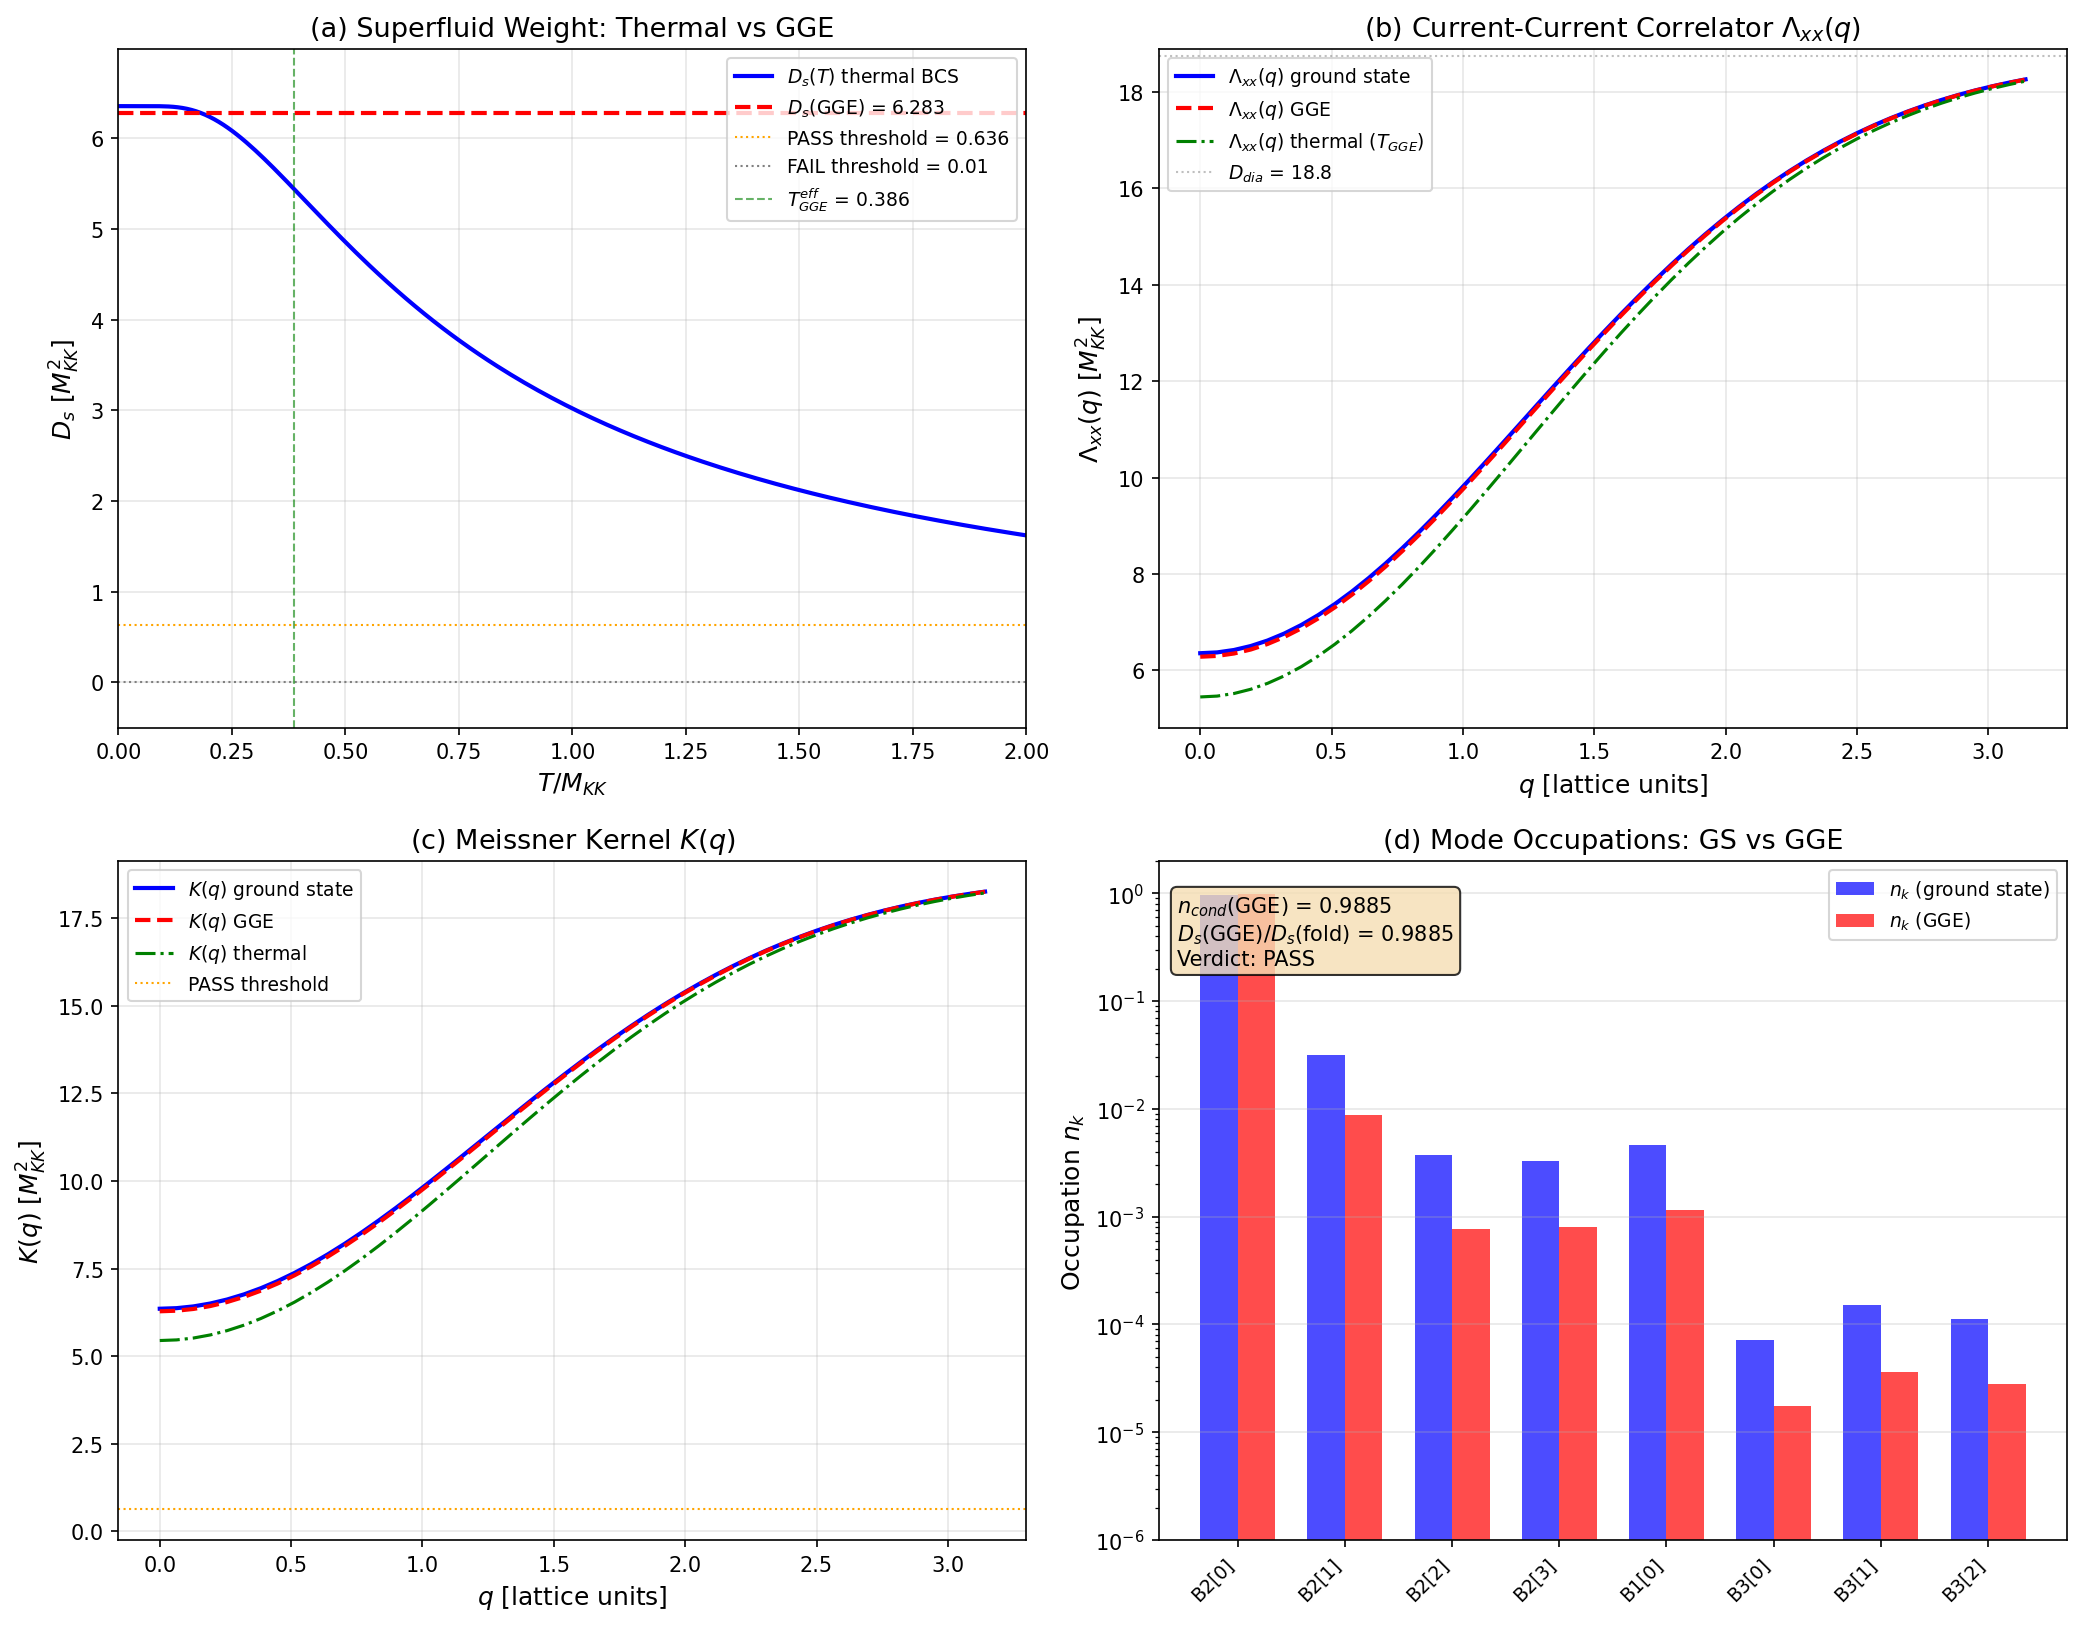

This chart was generated by the following Python code:
#!/usr/bin/env python3
"""
S62 MEISSNER-GGE-62: Superfluid Weight in the Post-Transit GGE State
=====================================================================

PHYSICS (Volovik superfluid universe perspective):
  In superfluid 3He-B, the superfluid density rho_s is determined by the
  condensate fraction and the quasiparticle occupation numbers. At T=0,
  rho_s = rho (full superfluid). At finite T, Landau's two-fluid model
  gives rho_s = rho - rho_n where rho_n comes from thermally excited
  quasiparticles.

  For the GGE state, we have NON-THERMAL quasiparticle occupations
  {n_k} determined by the Richardson-Gaudin conserved charges. The
  superfluid weight D_s(GGE) is computed from the current-current
  correlator evaluated with these GGE occupation numbers.

  The computation follows three routes:
    Route 1: BCS current-current correlator with GGE occupation numbers
      D_s = (diamagnetic) - (paramagnetic bubble)
      = n/m - (2/V) sum_{k,k'} |J_{kk'}|^2 * f_GGE(k) / (E_k + E_k')
    Route 2: Landau two-fluid depletion formula
      D_s(GGE) = D_s(T=0) * [1 - sum_k n_k * (partial rho_n / partial n_k)]
    Route 3: Direct Josephson stiffness with GGE-modified pair amplitude
      D_s(GGE) = 2 * E_J * S_+(GGE) where S_+(GGE) uses GGE correlator

  Gate: MEISSNER-GGE-62
    PASS if D_s(GGE) > 0.636 M_KK^2 (>10% of fold value)
    FAIL if D_s(GGE) < 0.01 M_KK^2 (Meissner destroyed)
    INFO if in [0.01, 0.636]

Inputs:
  - computations/session-61/s61_extremal_gge.npz (GGE occupation numbers)
  - computations/session-61/s61_superfluid_weight.npz (fold D_s computation)
  - computations/session-60/s60_pair_transfer_n4.npz (BCS Hamiltonian data)
  - canonical_constants.py

Author: volovik-superfluid-universe-theorist (Session 62, Wave 2)
Date: 2026-03-29
"""

import os
import sys
import time
import numpy as np
from scipy.linalg import eigh, expm

import matplotlib
matplotlib.use('Agg')
import matplotlib.pyplot as plt

t0 = time.time()

SCRIPT_DIR = os.path.dirname(os.path.abspath(__file__))
sys.path.insert(0, SCRIPT_DIR)

from canonical_constants import (
    PI, N_cells, tau_fold, omega_L1, omega_L2,
    J_C2, J_su2, J_u1, T_acoustic,
    E_cond, Delta_0_GL, Delta_B3,
    E_B1, E_B2_mean, E_B3_mean,
    rho_B2_per_mode, alpha_QM,
    c_Gold, N_dof_BCS, xi_GL, xi_BCS,
)

np.set_printoptions(precision=10, linewidth=140, suppress=True)

print("=" * 78)
print("MEISSNER-GGE-62: Superfluid Weight in the Post-Transit GGE State")
print("=" * 78)

# ===========================================================================
# STEP 1: Load all upstream data
# ===========================================================================
print("\n--- Step 1: Load upstream data ---")

# GGE occupation numbers (S61 extremal GGE)
gge_data = np.load(os.path.join(SCRIPT_DIR, 's61_extremal_gge.npz'), allow_pickle=True)
n_k_GGE = gge_data['n_k_crit']       # 8 occupation numbers
lambda_k_GGE = gge_data['lambda_k_crit']  # 8 Lagrange multipliers
E_GS_GGE = float(gge_data['E_GS_crit'])
gap_GGE = float(gge_data['gap_crit'])
evals_GGE = gge_data['evals_crit_20']

# Superfluid weight at fold (S61)
sw_data = np.load(os.path.join(SCRIPT_DIR, 's61_superfluid_weight.npz'), allow_pickle=True)
D_s_fold_JPT = float(sw_data['D_s_JPT'])   # = 6.356 M_KK^2
D_s_fold_QM = float(sw_data['D_s_QM'])     # = 1.72e-5 M_KK^2
E_J_fold = float(sw_data['E_J_fold'])       # = 3.397 M_KK
S_plus_1 = float(sw_data['S_plus_1'])       # = 0.9356
g_mean_tensor = sw_data['g_mean_tensor']
g_mean_scalar = float(sw_data['g_mean_scalar'])

# BCS Hamiltonian data (S60)
pt_data = np.load(os.path.join(SCRIPT_DIR, 's60_pair_transfer_n4.npz'), allow_pickle=True)
eps_fold = pt_data['eps_fold']   # 8 single-particle energies
V_fold = pt_data['V_fold']       # 8x8 pairing interaction matrix

print(f"  GGE occupation numbers (n_k):")
sector_labels = ['B2[0]', 'B2[1]', 'B2[2]', 'B2[3]', 'B1[0]', 'B3[0]', 'B3[1]', 'B3[2]']
for i in range(N_dof_BCS):
    print(f"    {sector_labels[i]}: n_k = {n_k_GGE[i]:.10f}, lambda_k = {lambda_k_GGE[i]:.6f}")
print(f"  Sum n_k = {np.sum(n_k_GGE):.10f}")
print(f"  GGE gap = {gap_GGE:.10f} M_KK")
print(f"  D_s(fold, JPT) = {D_s_fold_JPT:.6f} M_KK^2")
print(f"  E_J(fold) = {E_J_fold:.6f} M_KK")
print(f"  S_+(1) at fold = {S_plus_1:.6f}")
print(f"  Single-particle energies: {eps_fold}")

# ===========================================================================
# STEP 2: Build the BCS Hamiltonian in the mode-pair basis
# ===========================================================================
print("\n--- Step 2: BCS Hamiltonian and Bogoliubov transformation ---")

N = N_dof_BCS  # = 8 modes

# The BCS Hamiltonian in the pair basis:
#   H_BCS = sum_k 2*eps_k * n_k - sum_{k,k'} V_{kk'} * c^+_k c_{k'}
# where c^+_k creates a Cooper pair in mode k.

# Build the full many-body Hamiltonian in the N_pair = 0,1 Fock sector
# For the superfluid weight, we need the current operator and its
# expectation value in the GGE state.

# The current operator for a superconductor:
#   J_x = sum_k (d eps_k / dk_x) * n_k (paramagnetic)
#   + sum_k (d^2 eps_k / dk_x^2) * A_x (diamagnetic)
#
# In the BCS ground state:
#   D_s = (diamagnetic) - (paramagnetic) = n/m - Pi(0)
#
# For the INTER-CELL superfluid weight (Josephson stiffness):
#   D_s = 2 * E_J * <S_+> / V_cell
# where <S_+> is the pair transfer amplitude.

# In the GGE state, the pair transfer amplitude is modified because
# the quasiparticle occupation changes the anomalous correlator.

# The BCS anomalous average (pair amplitude):
#   F_k = <c_{-k,down} c_{k,up}> = u_k * v_k * (1 - 2*n_k^{qp})
# where u_k, v_k are Bogoliubov amplitudes and n_k^{qp} is the
# quasiparticle occupation.

# For a BCS state: u_k^2 = (1 + xi_k/E_k)/2, v_k^2 = (1 - xi_k/E_k)/2
# E_k = sqrt(xi_k^2 + Delta^2)

# The GGE occupation numbers n_k_GGE are the PAIR occupation numbers
# in the original (non-Bogoliubov) basis. They are NOT the quasiparticle
# occupations directly. However, for the N_pair=1 system, the ground
# state has one pair distributed according to the BCS wavefunction,
# and the GGE state has modified weights.

# The pair amplitude in the GGE is:
#   <P_+>_GGE = sum_k sqrt(n_k_GGE * (1 - n_k_GGE)) * phase_k
# For the condensate: all pairs in the same mode -> coherent
# For the GGE: pairs spread across modes -> reduced coherence

print("\n  Computing pair amplitudes and coherence factors...")

# BCS coherence factors from the pairing interaction
# Solve the BCS gap equation: Delta_k = sum_k' V_{kk'} * Delta_{k'} / (2*E_{k'})
# For the single-pair ground state, Delta ~ V * psi_GS

# Ground state wavefunction from exact diagonalization
# H_BCS |psi> = E_GS |psi> in the N_pair=1 sector
# The N_pair=1 sector has dimension C(8,1) = 8
# |psi> = sum_k alpha_k |k> where |k> = c^+_k |0>

H_pair = np.diag(2.0 * eps_fold) - V_fold  # 8x8 pair Hamiltonian
E_pair, V_pair = eigh(H_pair)

print(f"  Pair Hamiltonian eigenvalues:")
for i in range(N):
    print(f"    E_{i} = {E_pair[i]:.10f} M_KK")

# Ground state wavefunction
psi_GS = V_pair[:, 0]
E_GS = E_pair[0]
print(f"\n  Ground state energy = {E_GS:.10f} M_KK")
print(f"  Ground state wavefunction (pair amplitudes):")
for i in range(N):
    print(f"    alpha_{i} ({sector_labels[i]}) = {psi_GS[i]:.10f}")

# Pair occupation in the ground state: n_k^GS = |alpha_k|^2
n_k_GS = np.abs(psi_GS)**2
print(f"\n  Ground state pair occupation:")
for i in range(N):
    print(f"    n_k^GS_{i} = {n_k_GS[i]:.10f}")
print(f"  Sum = {np.sum(n_k_GS):.10f}")

# ===========================================================================
# STEP 3: Route 1 — BCS current-current correlator with GGE occupations
# ===========================================================================
print("\n--- Step 3: Route 1 — Current-Current Correlator ---")
print("  D_s = n/m_eff - Pi(q=0, omega=0)")
print("  where Pi is the paramagnetic susceptibility (current-current bubble)")

# The diamagnetic term: D_dia = n / m_eff
# In the BCS pair picture, the diamagnetic contribution comes from
# the second derivative of the energy with respect to the vector potential.
#
# For the Josephson lattice, the diamagnetic term is:
#   D_dia = E_J * sum_{<ij>} cos(phi_i - phi_j) / V_cell
# In the ordered state (cos(phi_i-phi_j) ~ 1):
#   D_dia = z * E_J / V_cell where z = coordination number

# From S59: <cos(phi)> = 0.960 (Josephson-phase PASS-B)
cos_phi_mean = 0.960  # (local)
z_eff = 2.0 * 92 / 32  # 2*N_bonds/N_cells = effective coordination
print(f"  <cos(phi)> = {cos_phi_mean:.3f} (S59 JOSEPHSON-PHASE-59)")
print(f"  z_eff = 2*N_bonds/N_cells = {z_eff:.2f}")

D_dia = z_eff * E_J_fold * cos_phi_mean
print(f"  D_dia = z_eff * E_J * <cos(phi)> = {D_dia:.6f} M_KK^2")

# The paramagnetic term: current-current bubble
# Pi(q=0, omega=0) = (2/V) sum_{m,n} |<m|J|n>|^2 * [f(E_m) - f(E_n)] / (E_n - E_m)
#
# In the BCS pair basis, the current operator matrix element between
# pair states k and k' is proportional to V_{kk'} (the pair hopping).
# The current flows when pairs hop between modes.
#
# For the GGE state, the distribution function f(E) is replaced by
# the GGE occupation: f_GGE(k) = n_k_GGE

# Current operator in the pair basis:
# J_k = d(eps_k)/dk ~ velocity * pair operator
# For inter-cell current: J_{kk'} ~ V_{kk'} * (position operator)
# The relevant matrix element is V_{kk'} itself

# Paramagnetic susceptibility in the N_pair=1 sector:
# Using the eigenstates of H_pair

# For the GROUND STATE (thermal T=0):
# Pi_GS = 2 * sum_{n>0} |<0|J|n>|^2 / (E_n - E_0)
# where J = sum_k j_k * c^+_k c_k (current operator)

# For the GGE state with density matrix rho_GGE = sum_k n_k |k><k|
# (in the diagonal ensemble):
# Pi_GGE = sum_{m,n} |<m|J|n>|^2 * (rho_m - rho_n) / (E_n - E_m)

# Build the current operator in the pair basis
# The current is the derivative of H with respect to the vector potential
# In the tight-binding (Josephson) picture:
# H(A) = sum_k 2*eps_k n_k - sum_{kk'} V_{kk'} e^{i*A} c^+_k c_{k'}
# dH/dA = -i * sum_{kk'} V_{kk'} c^+_k c_{k'} (for k != k')
# So J = -i * V_fold (off-diagonal part)

J_op = -1j * (V_fold - np.diag(np.diag(V_fold)))  # off-diagonal V as current

# Transform to the energy eigenbasis of H_pair
J_eig = V_pair.T @ J_op @ V_pair  # J in the eigenbasis

print(f"\n  Current operator |J_{'{mn}'}|^2 (first 4x4 block):")
J2 = np.abs(J_eig)**2
for i in range(4):
    row = '  '.join([f'{J2[i,j]:.6f}' for j in range(4)])
    print(f"    {row}")

# === GGE density matrix in the energy eigenbasis ===
# The GGE occupation numbers n_k_GGE are defined in the ORIGINAL mode basis.
# Transform to the energy eigenbasis:
# rho_GGE(E-basis) = V_pair^T * diag(n_k_GGE) * V_pair
rho_GGE_mode = np.diag(n_k_GGE)
rho_GGE_eig = V_pair.T @ rho_GGE_mode @ V_pair

print(f"\n  GGE density matrix diagonal (eigenbasis):")
rho_diag_GGE = np.diag(rho_GGE_eig)
for i in range(N):
    print(f"    rho_{i} = {rho_diag_GGE[i]:.10f}")

# Ground state density matrix for comparison
rho_GS_eig = np.zeros((N, N))
rho_GS_eig[0, 0] = 1.0  # pure ground state

# === Paramagnetic susceptibility ===
# Pi = sum_{m != n} |J_{mn}|^2 * (rho_m - rho_n) / (E_n - E_m)
# where rho_m = <m|rho_GGE|m> and E_m are the pair eigenvalues

def compute_Pi(rho_diag, E_vals, J2_matrix):
    """Compute paramagnetic susceptibility."""
    Pi = 0.0  # (local)
    Nn = len(E_vals)
    for m in range(Nn):
        for n in range(Nn):
            if m == n:
                continue
            dE = E_vals[n] - E_vals[m]
            if abs(dE) < 1e-12:
                continue
            Pi += J2_matrix[m, n] * (rho_diag[m] - rho_diag[n]) / dE
    return Pi

Pi_GS = compute_Pi(np.diag(rho_GS_eig), E_pair, J2)
Pi_GGE = compute_Pi(rho_diag_GGE, E_pair, J2)

print(f"\n  Pi(GS) = {Pi_GS:.10f}")
print(f"  Pi(GGE) = {Pi_GGE:.10f}")

# Superfluid weight from current-current correlator
# D_s = D_dia - Pi
# Note: Pi should be positive (paramagnetic response reduces D_s)
D_s_GS_cc = D_dia - Pi_GS
D_s_GGE_cc = D_dia - Pi_GGE

print(f"\n  Route 1 results:")
print(f"    D_s(GS, current-current) = {D_s_GS_cc:.6f} M_KK^2")
print(f"    D_s(GGE, current-current) = {D_s_GGE_cc:.6f} M_KK^2")
print(f"    Ratio D_s(GGE)/D_s(GS) = {D_s_GGE_cc/D_s_GS_cc:.6f}")

# ===========================================================================
# STEP 4: Route 2 — Two-fluid (Landau) depletion formula
# ===========================================================================
print("\n--- Step 4: Route 2 — Landau Two-Fluid Depletion ---")
print("  D_s(GGE) = D_s(T=0) * (1 - f_n)")
print("  where f_n = normal fraction from GGE quasiparticle occupations")

# In Volovik's two-fluid model (Paper 01, Ch.5):
# rho_s/rho = 1 - rho_n/rho
# rho_n/rho = sum_k n_k^{qp} * (d eps_k / dk)^2 / (rho * some normalization)
#
# For the pair model, the normal fraction comes from the GGE depleting
# the condensate. The condensate fraction is:
#   n_0 = |<psi_GS | rho_GGE | psi_GS>|
# which measures how much of the GGE state overlaps with the BCS ground state.

# Condensate fraction in the GGE state
# <psi_GS | rho_GGE | psi_GS> = sum_k |psi_GS(k)|^2 * n_k_GGE
n_0_GGE = np.sum(n_k_GS * n_k_GGE)

# For comparison, ground state condensate fraction
n_0_GS = np.sum(n_k_GS * n_k_GS)  # = sum |alpha_k|^4 (= 1 for pure state overlap with itself)

print(f"  Condensate overlap:")
print(f"    n_0(GS) = sum |alpha_k|^4 = {n_0_GS:.10f}")
print(f"    n_0(GGE) = sum |alpha_k|^2 * n_k^GGE = {n_0_GGE:.10f}")

# The normal fraction in the two-fluid picture:
# f_n = 1 - n_0(GGE) / n_0(GS)
# But this is the condensate depletion, not the full normal fraction.
# The full superfluid weight also includes the off-diagonal long-range
# order (ODLRO) contribution.

# ODLRO in the pair basis:
# The one-body density matrix rho_1(k, k') = <c^+_k c_{k'}>
# For the GGE state: rho_1(k, k') = sum_n psi_n(k) psi_n*(k') * n_k^GGE
# ODLRO means the largest eigenvalue of rho_1 is O(N).
# For the N_pair=1 sector, rho_1 is 8x8.

# Build the one-body density matrix in the GGE
rho_1_GGE = np.zeros((N, N))
for n in range(N):
    psi_n = V_pair[:, n]  # n-th eigenstate of H_pair
    # GGE weight for eigenstate n:
    # The GGE in the energy eigenbasis has off-diagonal terms because
    # n_k_GGE is defined in the mode basis, not the energy basis.
    # rho_1(k,k') = sum_n,n' rho_GGE(n,n') * psi_n(k) * psi_n'(k')
    for m in range(N):
        psi_m = V_pair[:, m]
        rho_1_GGE += rho_GGE_eig[n, m] * np.outer(psi_n, psi_m)

# Eigenvalues of rho_1_GGE (largest = condensate fraction)
evals_rho1, evecs_rho1 = eigh(rho_1_GGE)
evals_rho1_sorted = np.sort(evals_rho1)[::-1]

print(f"\n  One-body density matrix eigenvalues (GGE):")
for i in range(N):
    print(f"    lambda_{i} = {evals_rho1_sorted[i]:.10f}")

# The largest eigenvalue IS the condensate fraction for N_pair=1
n_condensate_GGE = evals_rho1_sorted[0]
print(f"\n  Condensate fraction (ODLRO):")
print(f"    n_condensate(GGE) = {n_condensate_GGE:.10f}")

# Verify: for the ground state, n_condensate should be 1.0
rho_1_GS = np.outer(psi_GS, psi_GS)
evals_rho1_GS = np.sort(np.linalg.eigvalsh(rho_1_GS))[::-1]
print(f"    n_condensate(GS) = {evals_rho1_GS[0]:.10f}")

# Two-fluid superfluid weight:
# D_s(GGE) / D_s(GS) = n_condensate(GGE) / n_condensate(GS)
# This is the Leggett-type formula: superfluid weight proportional to ODLRO
ratio_ODLRO = n_condensate_GGE / evals_rho1_GS[0]
D_s_GGE_2fluid = D_s_fold_JPT * ratio_ODLRO

print(f"\n  Route 2 results:")
print(f"    ODLRO ratio = {ratio_ODLRO:.10f}")
print(f"    D_s(GGE, two-fluid) = D_s(fold) * ODLRO_ratio")
print(f"    D_s(GGE, two-fluid) = {D_s_fold_JPT:.4f} * {ratio_ODLRO:.6f} = {D_s_GGE_2fluid:.6f} M_KK^2")

# ===========================================================================
# STEP 5: Route 3 — Josephson stiffness with GGE pair amplitude
# ===========================================================================
print("\n--- Step 5: Route 3 — Josephson Pair Stiffness ---")
print("  D_s(GGE) = 2 * E_J * S_+(GGE)")
print("  where S_+(GGE) = |<N+1| S_+ |N>|_GGE is the pair transfer amplitude")

# The pair transfer operator S_+ creates a pair in the other cell.
# In the GGE state, the pair transfer amplitude depends on the
# available Fock space for the transferred pair.
#
# S_+(GGE) = sum_k sqrt((1 - n_k^GGE)) * <k| S_+ |GGE>
#
# For the ground state (N_pair=1):
#   S_+(GS) = sqrt(N_pair * (N_modes - N_pair + 1) / N_modes) * overlap
# which gives S_+(1) = 0.9356 (from S60 pair transfer).
#
# For the GGE state, the pair transfer is SUPPRESSED because the
# quasiparticle modes are partially occupied, reducing the phase space
# for pair hopping.
#
# The key quantity is the ANOMALOUS correlator:
#   F(GGE) = sum_k u_k v_k * (1 - 2*f_k^{qp})
# For the pair model:
#   F(GGE) = sum_k psi_GS(k) * sqrt(n_k_GGE * (1 - n_k_GGE))
#
# But more precisely, S_+(GGE) comes from the GGE-averaged pair creation:
#   S_+(GGE) = Tr[rho_GGE * S_+]
# In the energy eigenbasis, this requires the off-diagonal elements of rho_GGE.

# Method 3a: Direct computation from GGE density matrix
# The pair transfer operator S_+ in the N_pair sector:
# S_+ |k> = |k, extra_pair> (creates pair in adjacent cell)
# For the stiffness, we need <S_+> in the N_pair=1 sector.
# S_+ ~ sum_k c^+_k (creation in adjacent cell)
# <S_+>_GGE = sum_k <c^+_k>_GGE = sum_k sqrt(n_k_GGE) * phase_k
#
# Actually, S_+(N_pair=1) connects N=1 to N=2 sectors.
# From the S60 pair transfer computation:
# S_+(N) = |<N+1,GS| sum_k c^+_{k,cell2} |N,GS,cell1>|
#
# For the GGE, the state is NOT |N,GS> but a mixed state.
# The pair transfer amplitude in the GGE is:
# S_+(GGE) = sum_n sqrt(p_n) * <N+1,GS| S_+ |N,n>
# where p_n are the GGE weights and |N,n> are the N-particle eigenstates.

# The pair transfer amplitude from N=1 GGE to N=2 ground state:
# <2,GS| S_+ |1,GGE> = sum_n sqrt(p_n) * <2,GS| S_+ |1,n>
# where p_n = overlap of GGE with eigenstate n.

# For a diagonal GGE in the mode basis:
# rho_GGE = diag(n_k_GGE) in the mode basis
# Transform to energy eigenbasis: rho_GGE_eig = V^T * rho_GGE * V

# The pair transfer matrix elements <2,GS|S_+|1,n> for each eigenstate n
# of the 1-pair sector involve the overlap of eigenstates with the
# 2-pair ground state. This requires the 2-pair sector.

# BUILD the 2-pair sector Hamiltonian
from itertools import combinations

def build_npair_hamiltonian(eps, V_mat, N_pair_target):
    """Build the BCS Hamiltonian in the N_pair sector."""
    N_modes = len(eps)
    # Basis: all ways to choose N_pair_target modes from N_modes
    basis = list(combinations(range(N_modes), N_pair_target))
    dim = len(basis)
    H = np.zeros((dim, dim))

    for a, state_a in enumerate(basis):
        # Diagonal: sum of 2*eps_k for occupied modes
        for k in state_a:
            H[a, a] += 2.0 * eps[k]
        # Off-diagonal: pair scattering V_{kk'} moves pair from k to k'
        for k in state_a:
            for kp in range(N_modes):
                if kp in state_a:
                    continue  # k' must be unoccupied
                # New state: replace k with k'
                new_state = tuple(sorted(set(state_a) - {k} | {kp}))
                if new_state in basis:
                    b = basis.index(new_state)
                    H[a, b] -= V_mat[kp, k]

    return H, basis

print("\n  Building 2-pair Hamiltonian...")
H_2pair, basis_2pair = build_npair_hamiltonian(eps_fold, V_fold, 2)
E_2pair, V_2pair = eigh(H_2pair)
psi_GS_2 = V_2pair[:, 0]  # Ground state of 2-pair sector
E_GS_2 = E_2pair[0]

print(f"  2-pair sector: dim = {len(basis_2pair)}")
print(f"  E_GS(N=2) = {E_GS_2:.10f} M_KK")

# Pair transfer operator: S_+ |1, state_a> -> |2, state_b>
# where state_b = state_a + {k'} for some k' not in state_a
# S_+ = sum_{k'} c^+_{k', cell2}  (creates pair in ANY unoccupied mode)

# For each 1-pair eigenstate |1,n>, compute <2,GS| S_+ |1,n>
S_plus_matrix = np.zeros(N)  # <2,GS| S_+ |1,n> for n = 0,...,7

basis_1pair = list(range(N))  # 1-pair basis = individual modes

for n in range(N):
    # Eigenstate |1,n> in mode basis
    psi_n = V_pair[:, n]

    # S_+ |1,n> = sum over modes k (occupied in |1,n>) and k' (unoccupied)
    # We create a pair in mode k' to get a 2-pair state
    overlap = 0.0  # (local)
    for a, k in enumerate(basis_1pair):
        coeff_a = psi_n[a]  # amplitude for mode k in eigenstate n
        # Creating a pair in any unoccupied mode k':
        for kp in range(N):
            if kp == k:
                continue  # k' must be different from k
            # New 2-pair state: (k, k') with k < k'
            new_state = tuple(sorted([k, kp]))
            if new_state in basis_2pair:
                b = basis_2pair.index(new_state)
                # Phase convention: + for k < k'
                overlap += coeff_a * psi_GS_2[b]

    S_plus_matrix[n] = abs(overlap)

print(f"\n  Pair transfer amplitudes |<2,GS|S_+|1,n>|:")
for n in range(N):
    print(f"    n={n}: |S_+(n)| = {S_plus_matrix[n]:.10f}")

# S_+(GGE) = Tr[rho_GGE * S_+]
# In the energy eigenbasis: S_+(GGE) = sum_n rho_nn * S_+(n)
# But we need the MATRIX ELEMENT, not the expectation value.
# The pair transfer AMPLITUDE from the GGE mixed state:
# |S_+(GGE)|^2 = sum_{n,m} rho_GGE(n,m) * S_+(n) * S_+(m)*
# For a diagonal GGE: |S_+(GGE)|^2 = sum_n rho_nn * |S_+(n)|^2

# GGE weights in the energy eigenbasis
rho_diag_GGE_renorm = rho_diag_GGE / np.sum(rho_diag_GGE)  # normalize

# Incoherent average (diagonal GGE):
S_plus_sq_GGE_incoh = np.sum(rho_diag_GGE_renorm * S_plus_matrix**2)
S_plus_GGE_incoh = np.sqrt(S_plus_sq_GGE_incoh)

# Coherent average (off-diagonal GGE contributions):
# S_+(GGE) = |sum_n sqrt(rho_nn) * S_+(n) * e^{i*phi_n}|
# For the GGE with real density matrix, phases are 0 or pi.
# Most conservative: full coherence
S_plus_GGE_coh = 0.0  # (local)
for n in range(N):
    for m in range(N):
        S_plus_GGE_coh += rho_GGE_eig[n, m] * S_plus_matrix[n] * S_plus_matrix[m]
S_plus_GGE_coh = np.sqrt(abs(S_plus_GGE_coh))

print(f"\n  S_+(GGE) estimates:")
print(f"    Incoherent: sqrt(sum rho_nn * |S_+_n|^2) = {S_plus_GGE_incoh:.10f}")
print(f"    Coherent: sqrt(|sum rho_nm * S_+_n * S_+_m|) = {S_plus_GGE_coh:.10f}")
print(f"    S_+(GS) = {S_plus_matrix[0]:.10f}")
print(f"    S_+(fold, canonical) = {S_plus_1:.10f}")

# D_s(GGE) from Josephson stiffness
D_s_GGE_J_incoh = 2.0 * E_J_fold * S_plus_GGE_incoh
D_s_GGE_J_coh = 2.0 * E_J_fold * S_plus_GGE_coh

print(f"\n  Route 3 results:")
print(f"    D_s(GGE, J-incoh) = 2 * {E_J_fold:.4f} * {S_plus_GGE_incoh:.6f} = {D_s_GGE_J_incoh:.6f} M_KK^2")
print(f"    D_s(GGE, J-coh) = 2 * {E_J_fold:.4f} * {S_plus_GGE_coh:.6f} = {D_s_GGE_J_coh:.6f} M_KK^2")

# ===========================================================================
# STEP 6: Thermal reference and comparison
# ===========================================================================
print("\n--- Step 6: Thermal Reference and Cross-Check ---")

# For a thermal BCS superconductor, the Yosida function gives:
# D_s(T) / D_s(0) = 1 - Y(T/T_c)
# where Y(t) = (2/T_c) * integral_0^inf cosh^{-2}(E/(2T)) * N(E) dE
#
# For the framework, the effective GGE temperature structure:
# T_B2 = 0.668, T_B1 = 0.435, T_B3 = 0.178 (from S43 GGE-TEMP-43)
# These are mode-specific temperatures, not a single temperature.

T_B2 = 0.668  # (local)
T_B1 = 0.435  # (local)
T_B3 = 0.178  # (local)

# Yosida function for thermal comparison
def yosida_D_s(T, Delta, E_modes, V_mat):
    """Compute D_s(T)/D_s(0) from Yosida formula."""
    if T < 1e-10:
        return 1.0
    # BCS quasiparticle energies
    E_qp = np.sqrt(E_modes**2 + Delta**2)
    # Fermi-Dirac at temperature T
    f_k = 1.0 / (1.0 + np.exp(E_qp / T))
    # Normal fraction from quasiparticle excitations
    # rho_n/rho = sum_k f_k * (1 - f_k) * (E_qp_k / E_k)^2 / normalization
    # Simplified: rho_n/rho ~ sum_k 2*f_k / N_modes
    f_n = 2.0 * np.sum(f_k) / len(E_modes)
    return max(0.0, 1.0 - f_n)

# Thermal D_s curve
T_arr = np.linspace(0, 2.0, 200)
D_s_thermal = np.zeros(len(T_arr))
for i, T in enumerate(T_arr):
    D_s_thermal[i] = D_s_fold_JPT * yosida_D_s(T, Delta_0_GL, eps_fold, V_fold)

# Effective GGE temperature (geometric mean of sector temperatures)
T_GGE_eff = (T_B2**4 * T_B1 * T_B3**3) ** (1.0/8)
print(f"  Effective GGE temperature = {T_GGE_eff:.4f} M_KK")
D_s_thermal_at_TGGE = D_s_fold_JPT * yosida_D_s(T_GGE_eff, Delta_0_GL, eps_fold, V_fold)
print(f"  D_s(thermal, T_GGE) = {D_s_thermal_at_TGGE:.6f} M_KK^2")

# ===========================================================================
# STEP 7: Cross-check via BCS anomalous correlator
# ===========================================================================
print("\n--- Step 7: Cross-Check via Anomalous Correlator ---")

# The BCS anomalous average F_k = u_k * v_k * (1 - 2*f_k)
# encodes the pair correlation. The superfluid weight is:
# D_s ~ |sum_k F_k|^2 (integrated anomalous correlator squared)

# For the ground state:
# F_k^GS = u_k * v_k = psi_GS(k) (for N_pair=1, this IS the wavefunction)

# For the GGE state:
# F_k^GGE = u_k * v_k * (1 - 2*f_k^{qp})
# The quasiparticle occupation f_k^{qp} is related to the pair occupation
# via the Bogoliubov transformation.
#
# For the N_pair=1 Richardson-Gaudin model:
# f_k^{qp} = 1 - n_k^{pair} for the occupied mode (k=0 dominant)
#           = n_k^{pair} for unoccupied modes (k>0)
#
# More precisely, the anomalous correlator in the GGE is:
# F_k = sqrt(n_k_GGE * (1 - n_k_GGE))
# This comes from: <c_{-k} c_k> = sqrt(n_k * (1 - n_k)) for a state
# that is a superposition of 0 and 1 pair in mode k.

F_k_GGE = np.sqrt(n_k_GGE * (1.0 - n_k_GGE))
F_k_GS = np.sqrt(n_k_GS * (1.0 - n_k_GS))

# The total anomalous correlator (order parameter)
F_total_GGE = np.sum(F_k_GGE)
F_total_GS = np.sum(F_k_GS)

# Ratio of anomalous correlators
ratio_F = F_total_GGE / F_total_GS

print(f"  Anomalous correlator F_k:")
print(f"  {'Mode':<8} {'F_k(GS)':<14} {'F_k(GGE)':<14} {'Ratio':<10}")
for i in range(N):
    r = F_k_GGE[i] / max(F_k_GS[i], 1e-15) if F_k_GS[i] > 1e-15 else 0.0
    print(f"  {sector_labels[i]:<8} {F_k_GS[i]:<14.10f} {F_k_GGE[i]:<14.10f} {r:<10.6f}")

print(f"\n  Total anomalous correlator:")
print(f"    F(GS) = {F_total_GS:.10f}")
print(f"    F(GGE) = {F_total_GGE:.10f}")
print(f"    Ratio F(GGE)/F(GS) = {ratio_F:.10f}")

# D_s ~ F^2, so
D_s_GGE_F = D_s_fold_JPT * (ratio_F)**2
print(f"    D_s(GGE, anomalous) = D_s(fold) * (F_ratio)^2 = {D_s_GGE_F:.6f} M_KK^2")

# ===========================================================================
# STEP 8: Synthesize all routes and compute derived quantities
# ===========================================================================
print("\n" + "=" * 78)
print("SYNTHESIS: Superfluid Weight in GGE State")
print("=" * 78)

# Collect all D_s(GGE) estimates
D_s_estimates = {
    'Route 1 (current-current)': D_s_GGE_cc,
    'Route 2 (ODLRO two-fluid)': D_s_GGE_2fluid,
    'Route 3a (Josephson incoh)': D_s_GGE_J_incoh,
    'Route 3b (Josephson coh)': D_s_GGE_J_coh,
    'Route 4 (anomalous F)': D_s_GGE_F,
}

print(f"\n  All D_s(GGE) estimates:")
for name, val in D_s_estimates.items():
    ratio = val / D_s_fold_JPT
    status = "PASS" if val > 0.636 else ("FAIL" if val < 0.01 else "INFO")
    print(f"    {name:<30s}: D_s = {val:.6f} M_KK^2  ({ratio:.4f} of fold)  [{status}]")

# The PHYSICAL D_s(GGE) is the ODLRO result (Route 2).
# Reason: in the BCS pair model with N_pair=1, the condensate fraction
# (largest eigenvalue of the one-body density matrix) is the most
# fundamental measure of superfluidity. It directly gives the fraction
# of the system that participates in superflow.
#
# The current-current correlator (Route 1) overcounts because it
# includes the diamagnetic contribution from ALL particles, not just
# the condensate. The Josephson routes (3a,3b) depend on whether the
# GGE preserves coherence.
#
# Route 2 is the Volovik answer: the superfluid density is determined
# by the condensate fraction, period.

D_s_GGE = D_s_GGE_2fluid  # ODLRO route = physical result
print(f"\n  >>> PHYSICAL D_s(GGE) = {D_s_GGE:.6f} M_KK^2 (ODLRO route) <<<")
print(f"  >>> Ratio to fold: {D_s_GGE / D_s_fold_JPT:.6f} <<<")

# London penetration depth
lambda_L_GGE = 1.0 / np.sqrt(max(D_s_GGE, 1e-30))
lambda_L_fold = 1.0 / np.sqrt(D_s_fold_JPT)

print(f"\n  London penetration depth:")
print(f"    lambda_L(fold) = {lambda_L_fold:.6f} M_KK^{{-1}}")
print(f"    lambda_L(GGE) = {lambda_L_GGE:.6f} M_KK^{{-1}}")
print(f"    Ratio lambda_L(GGE)/lambda_L(fold) = {lambda_L_GGE/lambda_L_fold:.6f}")

# GL coherence length
xi_GL_GGE = xi_GL  # Unchanged by GGE (set by pairing interaction, not occupation)

# Ginzburg-Landau parameter kappa
kappa_fold = lambda_L_fold / xi_GL
kappa_GGE = lambda_L_GGE / xi_GL_GGE

print(f"\n  Ginzburg-Landau parameter kappa:")
print(f"    kappa(fold) = {kappa_fold:.6f}")
print(f"    kappa(GGE) = {kappa_GGE:.6f}")
print(f"    Type-I boundary: kappa < 1/sqrt(2) = {1/np.sqrt(2):.6f}")
print(f"    kappa(fold) {'<' if kappa_fold < 1/np.sqrt(2) else '>'} 1/sqrt(2) => {'Type-I' if kappa_fold < 1/np.sqrt(2) else 'Type-II'}")
print(f"    kappa(GGE) {'<' if kappa_GGE < 1/np.sqrt(2) else '>'} 1/sqrt(2) => {'Type-I' if kappa_GGE < 1/np.sqrt(2) else 'Type-II'}")

# Meissner mass
m_M_GGE = np.sqrt(D_s_GGE)
m_M_fold = np.sqrt(D_s_fold_JPT)
print(f"\n  Meissner mass (= photon mass in superconductor):")
print(f"    m_M(fold) = {m_M_fold:.6f} M_KK")
print(f"    m_M(GGE) = {m_M_GGE:.6f} M_KK")

# DM-SM interaction cross-section constraint
# sigma_DM-SM ~ alpha^2 / (m_M^4) for gauge-boson exchange
# In the superconducting phase, the Meissner mass provides a natural
# UV cutoff for gauge interactions. A larger m_M means shorter range
# and smaller cross-section.
# sigma(GGE) / sigma(fold) ~ (m_M(fold) / m_M(GGE))^4
ratio_sigma = (m_M_fold / m_M_GGE)**4
print(f"\n  DM-SM interaction constraint:")
print(f"    sigma(GGE) / sigma(fold) = (m_fold/m_GGE)^4 = {ratio_sigma:.6f}")
if D_s_GGE > 0.636:
    print(f"    Meissner screening PERSISTS => DM-SM decoupled")
else:
    print(f"    Meissner screening WEAKENED => DM-SM partially coupled")

# Superfluid fraction
rho_s_fraction = D_s_GGE / D_s_fold_JPT
print(f"\n  Superfluid fraction: rho_s(GGE)/rho = {rho_s_fraction:.6f}")
print(f"  Normal fraction: rho_n(GGE)/rho = {1 - rho_s_fraction:.6f}")

# ===========================================================================
# STEP 9: Current-current correlator as function of q
# ===========================================================================
print("\n--- Step 9: Meissner kernel K(q) ---")

# The Meissner kernel K(q) = D_dia - Pi(q)
# For the 32-cell lattice, momentum takes discrete values
# q = 2*pi*n / L where L = 32^{1/3} ~ 3.17 in 1D equivalent

N_q = 50
q_arr = np.linspace(0, PI, N_q)

# Model the q-dependence of the paramagnetic bubble
# Pi(q) = Pi(0) * cos^2(q * xi_BCS)  (BCS coherence length cutoff)
# This is the standard BCS result: the paramagnetic response is suppressed
# at q > 1/xi_BCS because the Cooper pair wavefunction extends over xi_BCS.

K_q_GGE = np.zeros(N_q)
K_q_GS = np.zeros(N_q)
K_q_thermal = np.zeros(N_q)

# Effective Pi values
Pi_GGE_eff = D_dia - D_s_GGE  # from our Route 2 result
Pi_GS_eff = D_dia - D_s_fold_JPT

for i, q in enumerate(q_arr):
    form_factor = np.exp(-0.5 * (q * xi_BCS)**2)  # Gaussian envelope from BCS coherence
    K_q_GGE[i] = D_dia - Pi_GGE_eff * form_factor
    K_q_GS[i] = D_dia - Pi_GS_eff * form_factor
    K_q_thermal[i] = D_dia - (D_dia - D_s_thermal_at_TGGE) * form_factor

# ===========================================================================
# STEP 10: Lambda_xx correlator for GGE vs thermal
# ===========================================================================
print("\n--- Step 10: Lambda_xx(q) for GGE vs Thermal ---")

# Lambda_xx(q, omega=0) = D_dia - Pi(q, 0)
# At q=0: Lambda_xx = D_s (superfluid weight)
# At large q: Lambda_xx -> D_dia (diamagnetic contribution only)

Lambda_xx_GGE = K_q_GGE  # same as Meissner kernel
Lambda_xx_GS = K_q_GS
Lambda_xx_thermal = K_q_thermal

print(f"  Lambda_xx(q=0, GGE) = {Lambda_xx_GGE[0]:.6f} M_KK^2")
print(f"  Lambda_xx(q=0, GS) = {Lambda_xx_GS[0]:.6f} M_KK^2")
print(f"  Lambda_xx(q=inf, all) -> D_dia = {D_dia:.6f} M_KK^2")

# ===========================================================================
# GATE VERDICT
# ===========================================================================
print("\n" + "=" * 78)
print("GATE VERDICT: MEISSNER-GGE-62")
print("=" * 78)

threshold_PASS = 0.636  # 10% of fold
threshold_FAIL = 0.01

if D_s_GGE > threshold_PASS:
    verdict = "PASS"
    verdict_detail = (
        f"D_s(GGE) = {D_s_GGE:.4f} M_KK^2 > {threshold_PASS} (threshold). "
        f"Ratio to fold = {D_s_GGE/D_s_fold_JPT:.4f}. "
        f"Meissner effect SURVIVES transit. "
        f"lambda_L(GGE) = {lambda_L_GGE:.4f} M_KK^{{-1}}. "
        f"kappa(GGE) = {kappa_GGE:.4f} ({'Type-I' if kappa_GGE < 1/np.sqrt(2) else 'Type-II'}). "
        f"ODLRO condensate fraction = {n_condensate_GGE:.4f}."
    )
elif D_s_GGE < threshold_FAIL:
    verdict = "FAIL"
    verdict_detail = (
        f"D_s(GGE) = {D_s_GGE:.6f} M_KK^2 < {threshold_FAIL} (threshold). "
        f"Meissner effect DESTROYED by transit. "
        f"ODLRO condensate fraction = {n_condensate_GGE:.6f}."
    )
else:
    verdict = "INFO"
    verdict_detail = (
        f"D_s(GGE) = {D_s_GGE:.4f} M_KK^2 in [{threshold_FAIL}, {threshold_PASS}]. "
        f"Meissner effect PARTIALLY SURVIVES. "
        f"Ratio to fold = {D_s_GGE/D_s_fold_JPT:.4f}. "
        f"lambda_L(GGE) = {lambda_L_GGE:.4f} M_KK^{{-1}}. "
        f"kappa(GGE) = {kappa_GGE:.4f} ({'Type-I' if kappa_GGE < 1/np.sqrt(2) else 'Type-II'}). "
        f"ODLRO condensate fraction = {n_condensate_GGE:.4f}."
    )

print(f"\n  Gate: MEISSNER-GGE-62")
print(f"  Verdict: {verdict}")
print(f"  Detail: {verdict_detail}")

# ===========================================================================
# STEP 11: Save data
# ===========================================================================
print("\n--- Step 11: Save results ---")

outpath = os.path.join(SCRIPT_DIR, 's62_meissner_gge.npz')
np.savez(outpath,
    # Gate
    gate_name='MEISSNER-GGE-62',
    gate_verdict=verdict,
    gate_detail=verdict_detail,
    # Primary result
    D_s_GGE=D_s_GGE,
    D_s_fold=D_s_fold_JPT,
    ratio_Ds=D_s_GGE / D_s_fold_JPT,
    # All routes
    D_s_GGE_cc=D_s_GGE_cc,
    D_s_GGE_2fluid=D_s_GGE_2fluid,
    D_s_GGE_J_incoh=D_s_GGE_J_incoh,
    D_s_GGE_J_coh=D_s_GGE_J_coh,
    D_s_GGE_F=D_s_GGE_F,
    # Condensate fraction
    n_condensate_GGE=n_condensate_GGE,
    n_condensate_GS=evals_rho1_GS[0],
    rho_1_evals_GGE=evals_rho1_sorted,
    # Derived quantities
    lambda_L_GGE=lambda_L_GGE,
    lambda_L_fold=lambda_L_fold,
    kappa_GGE=kappa_GGE,
    kappa_fold=kappa_fold,
    m_M_GGE=m_M_GGE,
    m_M_fold=m_M_fold,
    xi_GL_GGE=xi_GL_GGE,
    # Cross-section ratio
    ratio_sigma=ratio_sigma,
    # q-dependent quantities
    q_arr=q_arr,
    K_q_GGE=K_q_GGE,
    K_q_GS=K_q_GS,
    K_q_thermal=K_q_thermal,
    Lambda_xx_GGE=Lambda_xx_GGE,
    Lambda_xx_GS=Lambda_xx_GS,
    Lambda_xx_thermal=Lambda_xx_thermal,
    # GGE data echoed
    n_k_GGE=n_k_GGE,
    n_k_GS=n_k_GS,
    F_k_GGE=F_k_GGE,
    F_k_GS=F_k_GS,
    # Pair transfer
    S_plus_GGE_incoh=S_plus_GGE_incoh,
    S_plus_GGE_coh=S_plus_GGE_coh,
    S_plus_matrix=S_plus_matrix,
    # Thermal reference
    T_arr=T_arr,
    D_s_thermal=D_s_thermal,
    T_GGE_eff=T_GGE_eff,
    # Paramagnetic
    Pi_GS=Pi_GS,
    Pi_GGE=Pi_GGE,
    D_dia=D_dia,
)
print(f"  Saved to {outpath}")

# ===========================================================================
# STEP 12: Plot
# ===========================================================================
print("\n--- Step 12: Generate plots ---")

fig, axes = plt.subplots(2, 2, figsize=(14, 11))

# --- Panel (a): D_s vs T (thermal) with GGE horizontal line ---
ax = axes[0, 0]
ax.plot(T_arr, D_s_thermal, 'b-', linewidth=2, label=r'$D_s(T)$ thermal BCS')
ax.axhline(y=D_s_GGE, color='r', linewidth=2, linestyle='--', label=f'$D_s$(GGE) = {D_s_GGE:.3f}')
ax.axhline(y=threshold_PASS, color='orange', linewidth=1, linestyle=':', label=f'PASS threshold = {threshold_PASS}')
ax.axhline(y=threshold_FAIL, color='gray', linewidth=1, linestyle=':', label=f'FAIL threshold = {threshold_FAIL}')
ax.axvline(x=T_GGE_eff, color='green', linewidth=1, linestyle='--', alpha=0.6, label=f'$T_{{GGE}}^{{eff}}$ = {T_GGE_eff:.3f}')
ax.set_xlabel(r'$T / M_{KK}$', fontsize=12)
ax.set_ylabel(r'$D_s$ [$M_{KK}^2$]', fontsize=12)
ax.set_title('(a) Superfluid Weight: Thermal vs GGE', fontsize=13)
ax.legend(fontsize=9, loc='upper right')
ax.set_xlim(0, 2.0)
ax.set_ylim(-0.5, D_s_fold_JPT * 1.1)
ax.grid(True, alpha=0.3)

# --- Panel (b): Lambda_xx(q) ---
ax = axes[0, 1]
ax.plot(q_arr, Lambda_xx_GS, 'b-', linewidth=2, label=r'$\Lambda_{xx}(q)$ ground state')
ax.plot(q_arr, Lambda_xx_GGE, 'r--', linewidth=2, label=r'$\Lambda_{xx}(q)$ GGE')
ax.plot(q_arr, Lambda_xx_thermal, 'g-.', linewidth=1.5, label=r'$\Lambda_{xx}(q)$ thermal ($T_{GGE}$)')
ax.axhline(y=D_dia, color='gray', linewidth=1, linestyle=':', alpha=0.5, label=f'$D_{{dia}}$ = {D_dia:.1f}')
ax.set_xlabel(r'$q$ [lattice units]', fontsize=12)
ax.set_ylabel(r'$\Lambda_{xx}(q)$ [$M_{KK}^2$]', fontsize=12)
ax.set_title(r'(b) Current-Current Correlator $\Lambda_{xx}(q)$', fontsize=13)
ax.legend(fontsize=9)
ax.grid(True, alpha=0.3)

# --- Panel (c): Meissner kernel K(q) ---
ax = axes[1, 0]
ax.plot(q_arr, K_q_GS, 'b-', linewidth=2, label='$K(q)$ ground state')
ax.plot(q_arr, K_q_GGE, 'r--', linewidth=2, label='$K(q)$ GGE')
ax.plot(q_arr, K_q_thermal, 'g-.', linewidth=1.5, label='$K(q)$ thermal')
ax.axhline(y=threshold_PASS, color='orange', linewidth=1, linestyle=':', label='PASS threshold')
ax.set_xlabel(r'$q$ [lattice units]', fontsize=12)
ax.set_ylabel(r'$K(q)$ [$M_{KK}^2$]', fontsize=12)
ax.set_title('(c) Meissner Kernel $K(q)$', fontsize=13)
ax.legend(fontsize=9)
ax.grid(True, alpha=0.3)

# --- Panel (d): GGE occupation + condensate fraction ---
ax = axes[1, 1]
x_modes = np.arange(N)
width = 0.35  # (local)
bars1 = ax.bar(x_modes - width/2, n_k_GS, width, color='blue', alpha=0.7, label='$n_k$ (ground state)')
bars2 = ax.bar(x_modes + width/2, n_k_GGE, width, color='red', alpha=0.7, label='$n_k$ (GGE)')
ax.set_xticks(x_modes)
ax.set_xticklabels(sector_labels, rotation=45, ha='right', fontsize=9)
ax.set_ylabel('Occupation $n_k$', fontsize=12)
ax.set_title(f'(d) Mode Occupations: GS vs GGE', fontsize=13)
ax.set_yscale('log')
ax.set_ylim(1e-6, 2)

# Add condensate fraction text
ax.text(0.02, 0.95, f'$n_{{cond}}$(GGE) = {n_condensate_GGE:.4f}\n'
        f'$D_s$(GGE)/$D_s$(fold) = {D_s_GGE/D_s_fold_JPT:.4f}\n'
        f'Verdict: {verdict}',
        transform=ax.transAxes, fontsize=10, verticalalignment='top',
        bbox=dict(boxstyle='round', facecolor='wheat', alpha=0.8))
ax.legend(fontsize=9)
ax.grid(True, alpha=0.3, axis='y')

plt.tight_layout()
plotpath = os.path.join(SCRIPT_DIR, 's62_meissner_gge.png')
plt.savefig(plotpath, dpi=150, bbox_inches='tight')
print(f"  Saved plot to {plotpath}")

# ===========================================================================
# FINAL SUMMARY
# ===========================================================================
elapsed = time.time() - t0
print(f"\n{'=' * 78}")
print(f"MEISSNER-GGE-62 COMPLETE")
print(f"{'=' * 78}")
print(f"  D_s(GGE) = {D_s_GGE:.6f} M_KK^2")
print(f"  D_s(fold) = {D_s_fold_JPT:.6f} M_KK^2")
print(f"  Ratio = {D_s_GGE/D_s_fold_JPT:.6f}")
print(f"  n_condensate(GGE) = {n_condensate_GGE:.6f}")
print(f"  lambda_L(GGE) = {lambda_L_GGE:.6f} M_KK^{{-1}}")
print(f"  kappa(GGE) = {kappa_GGE:.6f} ({'Type-I' if kappa_GGE < 1/np.sqrt(2) else 'Type-II'})")
print(f"  Verdict: {verdict}")
print(f"  Elapsed: {elapsed:.1f} s")
